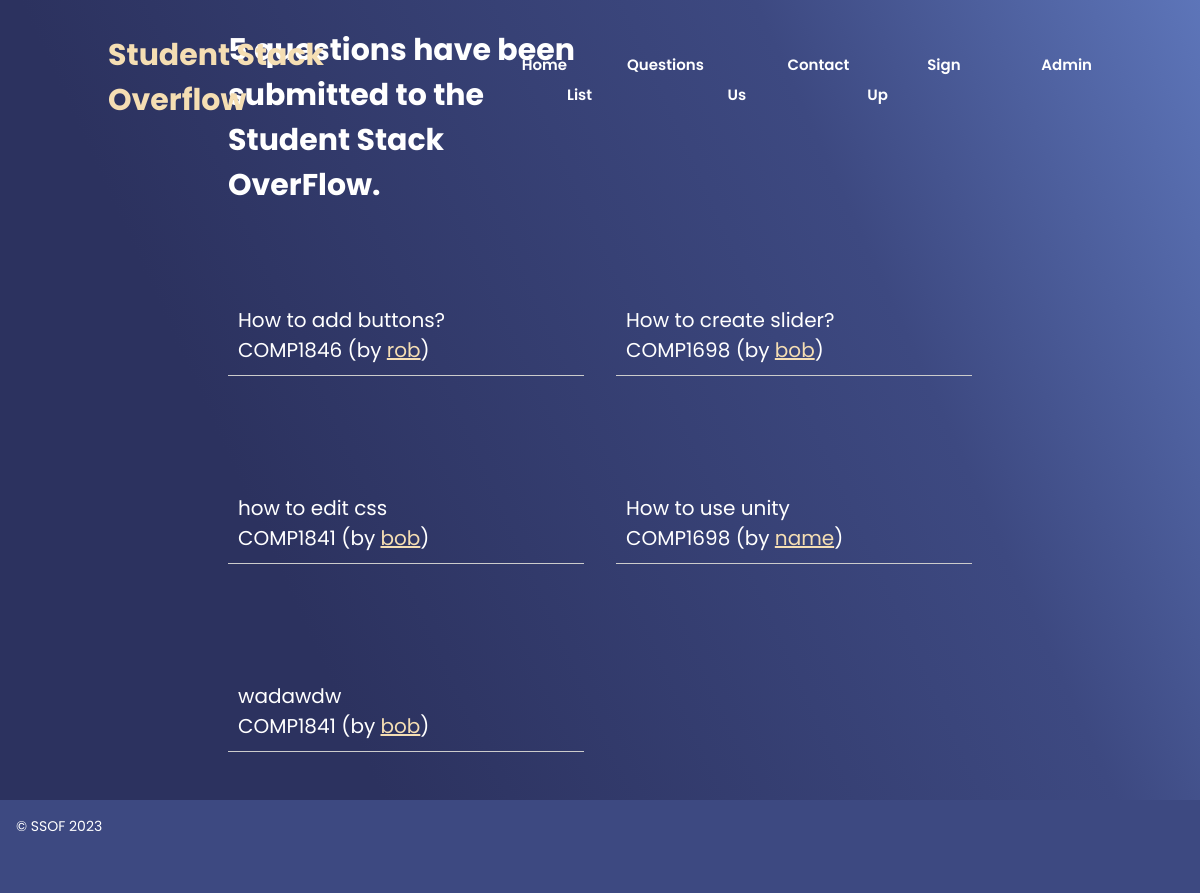
The page /questions.php on the database its author committed.
### tables this page shows
CREATE TABLE `question` (
  `id` int(11) NOT NULL,
  `questiontext` text DEFAULT NULL,
  `questiondate` date DEFAULT NULL,
  `studentid` int(11) NOT NULL,
  `moduleid` int(11) NOT NULL
);

CREATE TABLE `module` (
  `id` int(11) NOT NULL,
  `moduleName` varchar(255) NOT NULL
);

CREATE TABLE `student` (
  `id` int(11) NOT NULL,
  `name` varchar(255) DEFAULT NULL,
  `email` varchar(255) DEFAULT NULL,
  `password` char(32) DEFAULT NULL
);

### questions.php (called while the page is built, shortened)
<?php
try{
    include 'includes/DatabaseConnection.php';
    include 'includes/DataBaseFunctions.php';
    $questions = allQuestions($pdo);
    $totalQuestions = totalQuestions($pdo);
    include 'templates/public_questions.html.php';
    $output = ob_get_clean();
} catch (PDOException $e){
    $title= 'An error has occured';
    $output='Database error:' . $e->getMessage();
}
include 'templates/layout.html.php';

### includes/DataBaseFunctions.php (called while the page is built, shortened)
<?php
function query($pdo, $sql, $parameters = []) {
	$query = $pdo->prepare($sql);
	$query->execute($parameters);
	return $query;
}
function totalQuestions($pdo) {
	$query = query($pdo, 'SELECT COUNT(*) FROM question');
	$row = $query->fetch();
	return $row[0];
}
function allQuestions($pdo) {
	$questions = query($pdo, 'SELECT question.id, questiontext, name, email, moduleName FROM question
	INNER JOIN student ON studentid  = student.id
	INNER JOIN module ON moduleid = module.id');
	return $questions->fetchAll();
}

### templates/public_questions.html.php (the view, shortened to what this page needs)
<!DOCTYPE html>
<html lang="en">
<head>
</head>
<body>
    <section class="computing">
<h2><p><?=$totalQuestions?> questions have been submitted to the Student Stack OverFlow.</p></h2> <br>
<?php
 foreach($questions as $question): ?>
    <blockquote>
        <?=htmlspecialchars($question['questiontext'], ENT_QUOTES, 'UTF-8')?>
        <br/><?=htmlspecialchars($question['moduleName'], ENT_QUOTES, 'UTF-8')?>
        (by <a href="mailto:<?=htmlspecialchars($question['email'], ENT_QUOTES, 'UTF-8');?>">
        <?=htmlspecialchars($question['name'], ENT_QUOTES,'UTF-8'); ?></a>)
</blockquote>
    <?php endforeach;?>
    </div></div></section>
</body>
</html>

### templates/layout.html.php (shortened to what this page needs)
<!DOCTYPE html>
<html lang="en">
<head>
    <link rel="stylesheet" href="questions.css">
    <link href='https://unpkg.com/boxicons@2.1.4/css/boxicons.min.css' rel='stylesheet'>
    <link href="https://cdn.jsdelivr.net/npm/remixicon@3.6.0/fonts/remixicon.css" rel="stylesheet">
</head>
<body>
    <header>
        <a href="#" class="logo">Student Stack Overflow </a>
        <ul class= "navlist">
            <li><a href = "index.php"> Home </a> </li>
            <li><a href = "questions.php"> Questions List </a> </li>
            <li><a href ="contact.php">Contact Us</a></li>
            <li><a href ="signup.php"> Sign Up </a> <li>
            <li><a href="login.php">Admin</a><li>
        </ul>
    </header>
    <main>
        <?=$output?>
    </main>
    <div class="computing-text">
    <footer><h5> &copy; SSOF 2023</h5> </footer>
</div >
</body>
</html>

### questions.css (style rules this page uses)
* { margin: 0; padding: 0; box-sizing: border-box; font-family: 'Poppins', sans-serif; }
body { color: white; font-size:20px ; }
header { position: fixed; right:0; top:0; z-index: 1000; width:100%; display: flex; align-items: center; justify-content:space-between ; padding:33px 9%; background:transparent; list-style: none; text-decoration: none; }
.logo { font-size:30px ; font-weight:700; color:white; list-style: none; text-decoration: none; }
a:link { color: wheat; }
.navlist { display:flex; list-style: none; text-decoration: none; }
.navlist a { color: white; margin-left:60px; font-size: 15px; font-weight:600; list-style: none; text-decoration: none; transition: all .55s ease; }
.computing { height: 100%; width:100%; min-height:100vh; background: linear-gradient(245.59deg, #5d75b9 0%, #3d4981 28.53%, #2c325f 75.52%); position: relative; display: grid; grid-template-columns: repeat(2,1fr) ; align-items: center; gap: 2rem; }
section { padding: 0 19%; position:relative; }
.computing-text h5 { font-size: 14px; font-weight:400; color:white; margin-bottom: 40px; }
h5 { font-size: 14px; font-weight:400; color:white; margin-bottom: 40px; }
footer { padding: 1em; background-color: #3d4981 ; font-size: 0.8em; }
blockquote { display: table; margin-bottom: 1em; border-bottom: 1px solid #ccc; padding: 0.5em; }

### rows shown on the page
question: questiontext "How to add buttons?", moduleid.moduleName "COMP1846", studentid.name "rob"
question: questiontext "How to create slider?", moduleid.moduleName "COMP1698", studentid.name "bob"
question: questiontext "how to edit css", moduleid.moduleName "COMP1841", studentid.name "bob"
question: questiontext "How to use unity", moduleid.moduleName "COMP1698", studentid.name "name"
question: questiontext "wadawdw", moduleid.moduleName "COMP1841", studentid.name "bob"

### other values the page prints
$totalQuestions "5"
